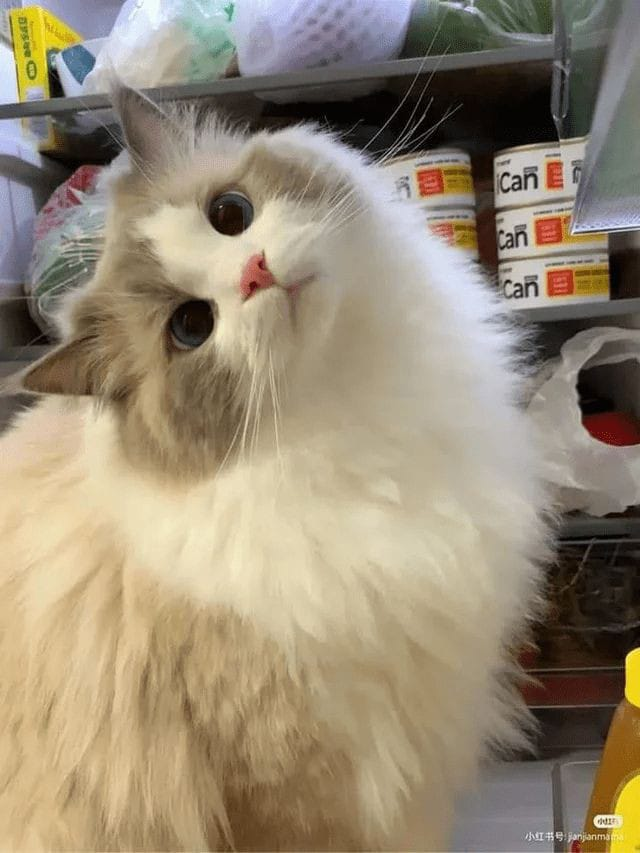
#> input picture kucing.jpg, 640 x 853 px
$ python 'Latihan 6b.py'
#> lines starting #> are read from the running program, lines starting #| are printed output that depends on the picture
# Rossy Musdawiyah Anisa, 1217070078

import cv2
import numpy as np

image = cv2.imread('kucing.jpg')
#> image is the input picture: shape (853, 640, 3); mean B, G, R 117.3, 138.9, 151.8

#untuk mengetahui ukuran citra lebar dan tinggi
(height, width) = image.shape[0:2]
#> height = 853; width = 640
RotasiMatriks = cv2.getRotationMatrix2D((width/2, height/2),-90,0.5)

#rotasi dapat menggunakan method wrapAffine mengambil citra asli
RotasiCitra = cv2.warpAffine (image, RotasiMatriks, (width, height))
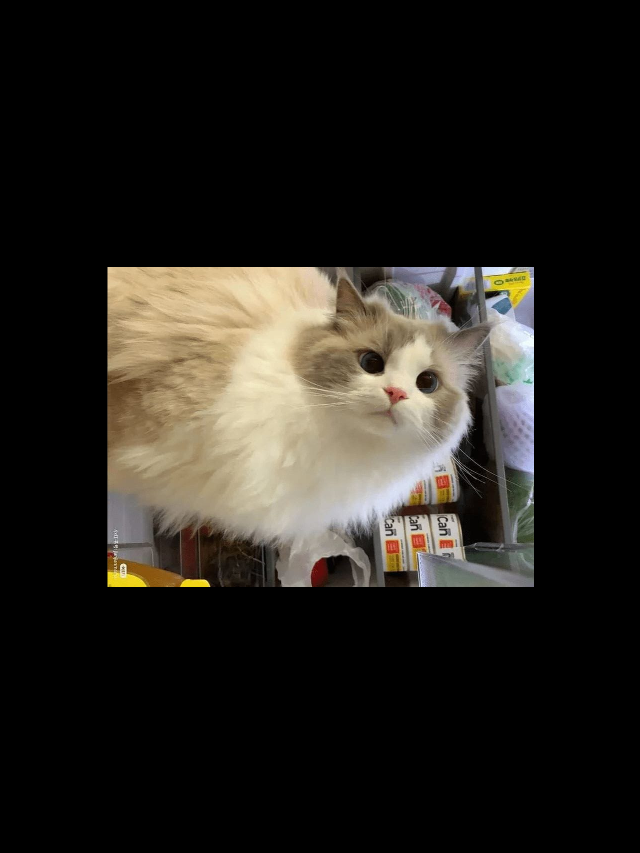
#> RotasiCitra: shape (853, 640, 3); mean B, G, R 29.3, 34.8, 38
cv2.imshow('Citra Rotasi', RotasiCitra)
cv2.waitKey(0)
